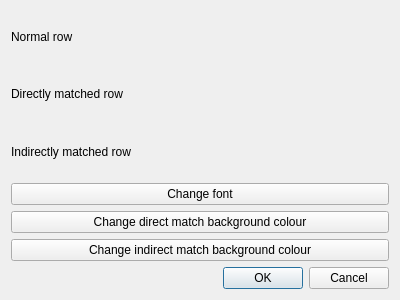
<?xml version="1.0" encoding="UTF-8"?>
<ui version="4.0">
 <class>DialogAppearance</class>
 <widget class="QDialog" name="DialogAppearance">
  <property name="geometry">
   <rect>
    <x>0</x>
    <y>0</y>
    <width>400</width>
    <height>300</height>
   </rect>
  </property>
  <property name="windowTitle">
   <string>Appearance</string>
  </property>
  <layout class="QVBoxLayout" name="verticalLayout">
   <item>
    <widget class="QLabel" name="labelNormalRow">
     <property name="text">
      <string>Normal row</string>
     </property>
    </widget>
   </item>
   <item>
    <widget class="QLabel" name="labelDirectMatchedRow">
     <property name="text">
      <string>Directly matched row</string>
     </property>
    </widget>
   </item>
   <item>
    <widget class="QLabel" name="labelIndirectMatchedRow">
     <property name="text">
      <string>Indirectly matched row</string>
     </property>
    </widget>
   </item>
   <item>
    <widget class="QPushButton" name="pushButtonChangeFont">
     <property name="text">
      <string>Change font</string>
     </property>
    </widget>
   </item>
   <item>
    <widget class="QPushButton" name="pushButtonChangeDirectColour">
     <property name="text">
      <string>Change direct match background colour</string>
     </property>
    </widget>
   </item>
   <item>
    <widget class="QPushButton" name="pushButtonChangeIndirectColour">
     <property name="text">
      <string>Change indirect match background colour</string>
     </property>
    </widget>
   </item>
   <item>
    <widget class="QDialogButtonBox" name="buttonBox">
     <property name="orientation">
      <enum>Qt::Horizontal</enum>
     </property>
     <property name="standardButtons">
      <set>QDialogButtonBox::Cancel|QDialogButtonBox::Ok</set>
     </property>
    </widget>
   </item>
  </layout>
 </widget>
 <resources/>
 <connections>
  <connection>
   <sender>buttonBox</sender>
   <signal>accepted()</signal>
   <receiver>DialogAppearance</receiver>
   <slot>accept()</slot>
   <hints>
    <hint type="sourcelabel">
     <x>248</x>
     <y>254</y>
    </hint>
    <hint type="destinationlabel">
     <x>157</x>
     <y>274</y>
    </hint>
   </hints>
  </connection>
  <connection>
   <sender>buttonBox</sender>
   <signal>rejected()</signal>
   <receiver>DialogAppearance</receiver>
   <slot>reject()</slot>
   <hints>
    <hint type="sourcelabel">
     <x>316</x>
     <y>260</y>
    </hint>
    <hint type="destinationlabel">
     <x>286</x>
     <y>274</y>
    </hint>
   </hints>
  </connection>
 </connections>
</ui>
